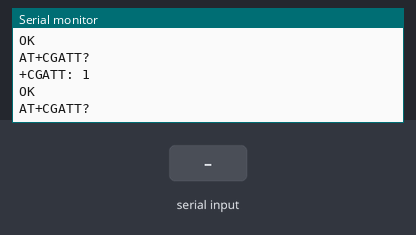
Simulated run of this sketch. Board: Arduino Uno, built with avr-gcc and run on an emulated ATmega328P. On the bench: the last lines printed to the serial monitor. The test bench sets the inputs (shaded band). The modem accepts every AT command (registered, SIM ready, sends succeed) and sends nothing else.

Above: at 1.7 s.
1.8 s: "1" received over the second serial link
At 3.8 s:
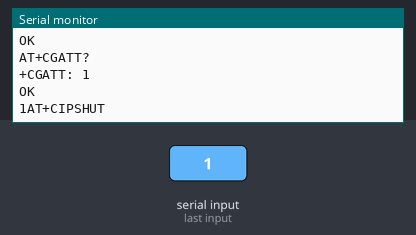
5.9 s: "0" received over the second serial link
At 7.9 s:
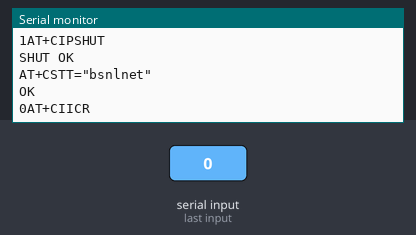
10.0 s: "2" received over the second serial link
At 13.1 s:
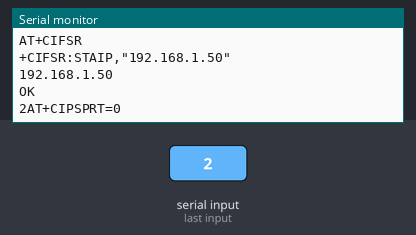

The sketch:

xively.ino
```cpp
/*Note: this code is a demo for how to using gprs shield to send sms message, dial a voice call and
  send a http request to the website, upload data to pachube.com by TCP connection,

  The microcontrollers Digital Pin 7 and hence allow unhindered
  communication with GPRS Shield using SoftSerial Library.
  IDE: Arduino 1.0 or later
  Replace the following items in the code:
  1.Phone number, don't forget add the country code
  2.Replace the Access Point Name
  3. Replace the Pachube API Key with your personal ones assigned
  to your account at cosm.com
  */


#include <SoftwareSerial.h>
#include <String.h>

SoftwareSerial mySerial(10, 3);

void setup()
{
  mySerial.begin(9600);               // the GPRS baud rate
  Serial.begin(9600);    // the GPRS baud rate
  delay(500);
}

void loop()

{
  mySerial.println("AT+CREG?");
  Serial.println("AT+CREG?");
  delay(500);

  ShowSerialData();


  mySerial.println("AT+CGATT?");
  Serial.println("AT+CGATT?");
  delay(500);

  ShowSerialData();


///send2Pachube()///
///this function is to send the sensor data to the pachube, you can see the new value in the pachube after execute this function///

  mySerial.println("AT+CGATT?");
  Serial.println("AT+CGATT?");
  delay(1000);

  ShowSerialData();

 mySerial.println("AT+CIPSHUT");//bring up wireless connection
  Serial.println("AT+CIPSHUT");
  delay(3000);

  ShowSerialData();

  mySerial.println("AT+CSTT=\"airtelgprs.com\"");//start task and setting the APN,
  Serial.println("AT+CSTT=\"bsnlnet\"");
  delay(1000);

  ShowSerialData();


  mySerial.println("AT+CIICR");//bring up wireless connection
  Serial.println("AT+CIICR");
  delay(3000);

  ShowSerialData();

  mySerial.println("AT+CIFSR");//get local IP adress
  Serial.println("AT+CIFSR");
  delay(2000);

  ShowSerialData();

  mySerial.println("AT+CIPSPRT=0");
  Serial.println("AT+CIPSPRT=0");
  delay(3000);

  ShowSerialData();

  mySerial.println("AT+CIPSTART=\"tcp\",\"api.xively.com\",\"80\"");//start up the connection
  Serial.println("AT+CIPSTART=\"tcp\",\"api.xively.com\",\"80\"");
  delay(2000);

  ShowSerialData();

  mySerial.println("AT+CIPSEND");//begin send data to remote server
  Serial.println("AT+CIPSEND");
  delay(4000);
  ShowSerialData();

  String pot = "103";

  mySerial.print("{\"method\": \"put\",\"resource\": \"/feeds/1198901478/\",\"params\"");//here is the feed you apply from pachube
  delay(500);
  ShowSerialData();
  mySerial.print(": {},\"headers\": {\"X-PachubeApiKey\":");//in here, you should replace your pachubeapikey
  delay(500);
  ShowSerialData();
  mySerial.print(" \"RxDtavgd84MKtJIMK1R4xZ4jwANT6z25XA0DYV3GYOeOaYsR");//pachubeapikey
  delay(500);
  ShowSerialData();

  mySerial.print(" {\"version\": \"1.0.0\",\"datastreams\": ");
  delay(500);
  ShowSerialData();
  mySerial.println("{\"id\": \"Pot\",\"current_value\": \"" + pot + "\"}]},\"token\": \"lee\"}");


  delay(500);
  ShowSerialData();

  mySerial.println((char)26);//sending
  delay(5000);//waitting for reply, important! the time is base on the condition of internet
  mySerial.println();

  ShowSerialData();

  mySerial.println("AT+CIPCLOSE");//close the connection
  delay(100);
  ShowSerialData();
}

void ShowSerialData()
{
  while(mySerial.available()!=0)
    Serial.write(mySerial.read());
}
```

Measured:
- after the input at 1.8 s, the serial monitor: prints a new line after 0.76 s (image 1)
- after the input at 5.9 s, the serial monitor: prints a new line after 0.68 s (image 2)
- after the input at 10.0 s, the serial monitor: prints a new line after 1.7 s (image 3)
